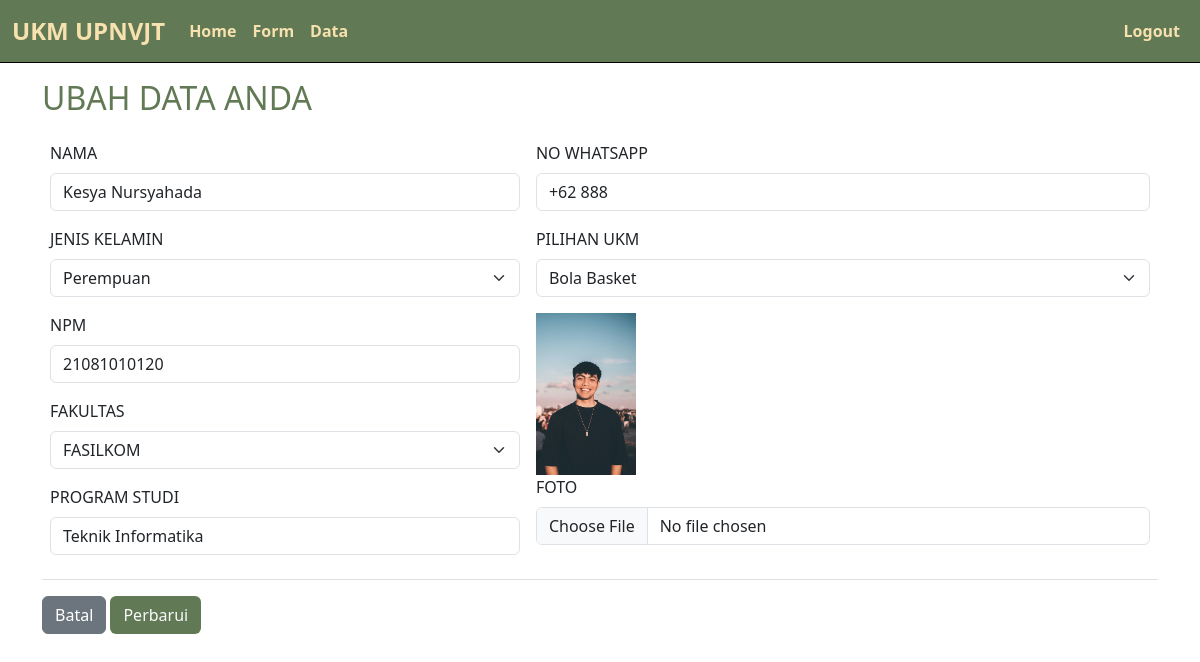
The app's page /edit.php?id=10 (signed in) with its own data.
### tables this page shows
CREATE TABLE `mahasiswa` (
  `id` int(11) NOT NULL,
  `nama` varchar(50) NOT NULL,
  `jk` varchar(20) NOT NULL,
  `npm` varchar(30) NOT NULL,
  `fak` varchar(30) NOT NULL,
  `jur` varchar(30) NOT NULL,
  `wa` varchar(30) NOT NULL,
  `ukm` varchar(50) NOT NULL,
  `sp` text NOT NULL
);

CREATE TABLE `kartu` (
  `id` int(11) NOT NULL,
  `img` text NOT NULL,
  `ukm` varchar(30) NOT NULL,
  `desk` text NOT NULL,
  `instagram` text NOT NULL,
  `total` int(11) NOT NULL
);

### edit.php (the view, shortened to what this page needs)
<?php
require_once 'functions.php';
if (isset($_GET['id'])) {
    $id = $_GET['id'];
    $query = "SELECT * FROM mahasiswa WHERE id='$id'";
    $result = mysqli_query($conn, $query);
    if ($data = $result->fetch_assoc()) {
        $npm = $data['npm'];
        $jur = $data['jur'];
        $wa = $data['wa'];
        $sp = $data['sp'];
    }
}
$query2 = "SELECT ukm FROM kartu";
$result2 = mysqli_query($conn, $query2);
?>
<!DOCTYPE html>
<html lang="en">
<head>
    <link href="https://cdn.jsdelivr.net/npm/bootstrap@5.3.0-alpha3/dist/css/bootstrap.min.css" rel="stylesheet" />
    <link rel="stylesheet" href="style.css" />
</head>
<body>
    <nav class="navbar navbar-expand-lg">
        <div class="container-fluid">
            <a class="navbar-brand" href="#home">UKM UPNVJT</a>
            <div class="collapse navbar-collapse justify-content-between" id="navbarNavAltMarkup">
                <div class="navbar-nav">
                    <a class="nav-link" aria-current="page" href="index.php">Home</a>
                    <a class="nav-link" href="form.php">Form</a>
                    <a class="nav-link" href="data.php">Data</a>
                </div>
                <div class="navbar-nav">
                    <a class="nav-link" href="logout.php">Logout</a>
                </div>
            </div>
        </div>
    </nav>
    <div class="form mt-3 container">
        <h2>UBAH DATA ANDA</h2>
        <form action="functions.php" method="post" class="mt-3" enctype="multipart/form-data">
            <table class="table">
                <tr>
                    <td>
                        <div class="mb-3">
                            <label for="nama" class="form-label">NAMA</label>
                            <input type="text" class="form-control" id="nama" name="nama" value="<?= $data['nama'] ?>" required />
                        </div>
                        <div class="mb-3">
                            <label for="jk" class="form-label">JENIS KELAMIN</label>
                            <select name="jk" id="jk" class="form-select" required>
                                <option value="Perempuan" <?php if ($data['jk'] == 'Perempuan') { ?> selected <?php } ?>>Perempuan</option>
                            </select>
                        </div>
                        <div class="mb-3">
                            <label for="npm" class="form-label">NPM</label>
                            <input type="text" class="form-control" id="npm" name="npm" value="<?= $npm ?>" required />
                        </div>
                        <div class="mb-3">
                            <label for="fak" class="form-label">FAKULTAS</label>
                            <select id="fak" name="fak" class="form-select" required>
                                <option value="FASILKOM" <?php if ($data['fak'] == 'FASILKOM') { ?> selected <?php } ?>>FASILKOM</option>
                            </select>
                        </div>
                        <div class="mb-3">
                            <label for="jur" class="form-label">PROGRAM STUDI</label>
                            <input type="text" class="form-control" id="jur" name="jur" value="<?= $jur ?>" required />
                        </div>
                    </td>
                    <td>
                        <div class="mb-3">
                            <label for="wa" class="form-label">NO WHATSAPP</label>
                            <input type="text" class="form-control" id="wa" name="wa" value="<?= $wa ?>" required />
                        </div>
                        <div class="mb-3">
                            <label for="ukm" class="form-label">PILIHAN UKM</label>
                            <select id="ukm" name="ukm" class="form-select" required>
                                <?php
                                if (mysqli_num_rows($result2) > 0) {
                                    while ($row = mysqli_fetch_assoc($result2)) {
                                ?>
                                        <option value="<?php echo $row['ukm'] ?>" <?php if ($data['ukm'] == $row['ukm']) { ?> selected <?php } ?>><?php echo $row['ukm'] ?></option>
                                <?php
                                    }
                                }
                                ?>
                            </select>
                        </div>
                        <div class="mb-3">
                            <img src="uploads/<?= $sp ?>" width="100px"><br>
                            <label for="sp" class="form-label">FOTO</label>
                            <input class="form-control" type="file" id="sp" name="sp" accept=".img, .jpeg, .png ,.jpg"/>
                        </div>
                    </td>
                </tr>
            </table>
            <a href="index.php" class="btn btn-secondary">Batal</a>
            <button class="btn text-light" type="submit" value="update" name="proses" style="background-color: var(--pr);">Perbarui</button>
        </form>
    </div>
</body>
</html>

### style.css (style rules this page uses)
* { margin: 0; padding: 0; }
:root { --pr: #617a55; --sec: #f7e1ae; --trd: #c07f00; --alt: #fff7d4; }
nav { background-color: var(--pr); font-weight: 700; border-bottom: 1px black solid; }
.navbar-brand { color: var(--sec); font-weight: 700; font-size: 1.5rem; }
.navbar-nav .nav-link { color: var(--sec); }
.container h2 { color: var(--pr); }

### records on screen
mahasiswa: nama "Kesya Nursyahada", jk "Perempuan", npm "21081010120", fak "FASILKOM", jur "Teknik Informatika", wa "+62 888", ukm "Bola Basket", sp (picture)
